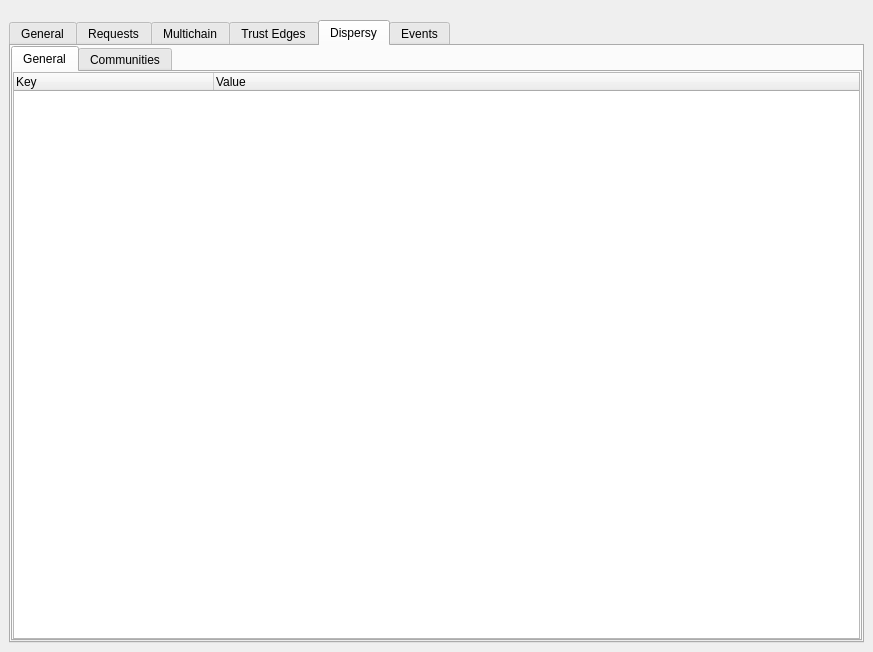
<?xml version="1.0" encoding="UTF-8"?>
<ui version="4.0">
 <class>MainWindow</class>
 <widget class="QMainWindow" name="MainWindow">
  <property name="geometry">
   <rect>
    <x>0</x>
    <y>0</y>
    <width>873</width>
    <height>652</height>
   </rect>
  </property>
  <property name="windowTitle">
   <string>MainWindow</string>
  </property>
  <widget class="QWidget" name="centralwidget">
   <layout class="QHBoxLayout" name="horizontalLayout">
    <property name="topMargin">
     <number>20</number>
    </property>
    <item>
     <widget class="QTabWidget" name="debug_tab_widget">
      <property name="currentIndex">
       <number>4</number>
      </property>
      <widget class="QWidget" name="tab">
       <attribute name="title">
        <string>General</string>
       </attribute>
       <layout class="QVBoxLayout" name="verticalLayout">
        <property name="spacing">
         <number>0</number>
        </property>
        <property name="leftMargin">
         <number>0</number>
        </property>
        <property name="topMargin">
         <number>0</number>
        </property>
        <property name="rightMargin">
         <number>0</number>
        </property>
        <property name="bottomMargin">
         <number>0</number>
        </property>
        <item>
         <widget class="QTreeWidget" name="general_tree_widget">
          <property name="indentation">
           <number>0</number>
          </property>
          <attribute name="headerDefaultSectionSize">
           <number>200</number>
          </attribute>
          <column>
           <property name="text">
            <string>Key</string>
           </property>
          </column>
          <column>
           <property name="text">
            <string>Value</string>
           </property>
          </column>
         </widget>
        </item>
       </layout>
      </widget>
      <widget class="QWidget" name="tab_2">
       <attribute name="title">
        <string>Requests</string>
       </attribute>
       <layout class="QVBoxLayout" name="verticalLayout">
        <property name="spacing">
         <number>0</number>
        </property>
        <property name="leftMargin">
         <number>0</number>
        </property>
        <property name="topMargin">
         <number>0</number>
        </property>
        <property name="rightMargin">
         <number>0</number>
        </property>
        <property name="bottomMargin">
         <number>0</number>
        </property>
        <item>
         <widget class="QTreeWidget" name="requests_tree_widget">
          <property name="indentation">
           <number>0</number>
          </property>
          <attribute name="headerDefaultSectionSize">
           <number>200</number>
          </attribute>
          <column>
           <property name="text">
            <string>Path</string>
           </property>
          </column>
          <column>
           <property name="text">
            <string>Status code</string>
           </property>
          </column>
          <column>
           <property name="text">
            <string>Time</string>
           </property>
          </column>
         </widget>
        </item>
       </layout>
      </widget>
      <widget class="QWidget" name="tab_3">
       <attribute name="title">
        <string>Multichain</string>
       </attribute>
       <layout class="QVBoxLayout" name="verticalLayout_2">
        <property name="spacing">
         <number>0</number>
        </property>
        <property name="leftMargin">
         <number>0</number>
        </property>
        <property name="topMargin">
         <number>0</number>
        </property>
        <property name="rightMargin">
         <number>0</number>
        </property>
        <property name="bottomMargin">
         <number>0</number>
        </property>
        <item>
         <widget class="QTreeWidget" name="multichain_tree_widget">
          <property name="columnCount">
           <number>2</number>
          </property>
          <attribute name="headerDefaultSectionSize">
           <number>200</number>
          </attribute>
          <column>
           <property name="text">
            <string>Key</string>
           </property>
          </column>
          <column>
           <property name="text">
            <string>Value</string>
           </property>
          </column>
         </widget>
        </item>
       </layout>
      </widget>
      <widget class="QWidget" name="tab_4">
       <attribute name="title">
        <string>Trust Edges</string>
       </attribute>
       <layout class="QVBoxLayout" name="verticalLayout_2">
        <property name="spacing">
         <number>0</number>
        </property>
        <property name="leftMargin">
         <number>0</number>
        </property>
        <property name="topMargin">
         <number>0</number>
        </property>
        <property name="rightMargin">
         <number>0</number>
        </property>
        <property name="bottomMargin">
         <number>0</number>
        </property>
        <item>
         <widget class="QTreeWidget" name="trust_edges_tree_widget">
          <property name="columnCount">
           <number>4</number>
          </property>
          <attribute name="headerDefaultSectionSize">
           <number>200</number>
          </attribute>
          <column>
           <property name="text">
            <string>ID</string>
           </property>
          </column>
          <column>
           <property name="text">
            <string>Shared Records</string>
           </property>
          </column>
          <column>
           <property name="text">
            <string>Last Record</string>
           </property>
          </column>
          <column>
           <property name="text">
            <string>Node Type</string>
           </property>
          </column>
         </widget>
        </item>
       </layout>
      </widget>
      <widget class="QWidget" name="tab_5">
       <attribute name="title">
        <string>Dispersy</string>
       </attribute>
       <layout class="QVBoxLayout" name="verticalLayout">
        <property name="spacing">
         <number>0</number>
        </property>
        <property name="leftMargin">
         <number>0</number>
        </property>
        <property name="topMargin">
         <number>0</number>
        </property>
        <property name="rightMargin">
         <number>0</number>
        </property>
        <property name="bottomMargin">
         <number>0</number>
        </property>
        <item>
         <widget class="QTabWidget" name="dispersy_tab_widget">
          <property name="currentIndex">
           <number>0</number>
          </property>
          <widget class="QWidget" name="tab_7">
           <attribute name="title">
            <string>General</string>
           </attribute>
           <layout class="QVBoxLayout" name="verticalLayout">
            <property name="spacing">
             <number>0</number>
            </property>
            <property name="leftMargin">
             <number>0</number>
            </property>
            <property name="topMargin">
             <number>0</number>
            </property>
            <property name="rightMargin">
             <number>0</number>
            </property>
            <property name="bottomMargin">
             <number>0</number>
            </property>
            <item>
             <widget class="QTreeWidget" name="dispersy_general_tree_widget">
              <property name="indentation">
               <number>0</number>
              </property>
              <attribute name="headerDefaultSectionSize">
               <number>200</number>
              </attribute>
              <column>
               <property name="text">
                <string>Key</string>
               </property>
              </column>
              <column>
               <property name="text">
                <string>Value</string>
               </property>
              </column>
             </widget>
            </item>
           </layout>
          </widget>
          <widget class="QWidget" name="tab_8">
           <attribute name="title">
            <string>Communities</string>
           </attribute>
           <layout class="QVBoxLayout" name="verticalLayout">
            <property name="spacing">
             <number>0</number>
            </property>
            <property name="leftMargin">
             <number>0</number>
            </property>
            <property name="topMargin">
             <number>0</number>
            </property>
            <property name="rightMargin">
             <number>0</number>
            </property>
            <property name="bottomMargin">
             <number>0</number>
            </property>
            <item>
             <widget class="QTreeWidget" name="communities_tree_widget">
              <property name="indentation">
               <number>0</number>
              </property>
              <attribute name="headerDefaultSectionSize">
               <number>200</number>
              </attribute>
              <column>
               <property name="text">
                <string>Classification</string>
               </property>
              </column>
              <column>
               <property name="text">
                <string>Identifier</string>
               </property>
              </column>
              <column>
               <property name="text">
                <string>Member</string>
               </property>
              </column>
              <column>
               <property name="text">
                <string>Candidates</string>
               </property>
              </column>
             </widget>
            </item>
           </layout>
          </widget>
         </widget>
        </item>
       </layout>
      </widget>
      <widget class="QWidget" name="tab_6">
       <attribute name="title">
        <string>Events</string>
       </attribute>
       <layout class="QVBoxLayout" name="verticalLayout">
        <property name="leftMargin">
         <number>0</number>
        </property>
        <property name="topMargin">
         <number>0</number>
        </property>
        <property name="rightMargin">
         <number>0</number>
        </property>
        <property name="bottomMargin">
         <number>0</number>
        </property>
        <item>
         <widget class="QTreeWidget" name="events_tree_widget">
          <column>
           <property name="text">
            <string>Type</string>
           </property>
          </column>
          <column>
           <property name="text">
            <string>Time</string>
           </property>
          </column>
         </widget>
        </item>
        <item>
         <widget class="QPlainTextEdit" name="event_text_box">
          <property name="sizePolicy">
           <sizepolicy hsizetype="Expanding" vsizetype="Fixed">
            <horstretch>0</horstretch>
            <verstretch>0</verstretch>
           </sizepolicy>
          </property>
          <property name="minimumSize">
           <size>
            <width>0</width>
            <height>160</height>
           </size>
          </property>
          <property name="maximumSize">
           <size>
            <width>16777215</width>
            <height>160</height>
           </size>
          </property>
          <property name="readOnly">
           <bool>true</bool>
          </property>
         </widget>
        </item>
       </layout>
      </widget>
     </widget>
    </item>
   </layout>
  </widget>
 </widget>
 <resources/>
 <connections/>
</ui>
